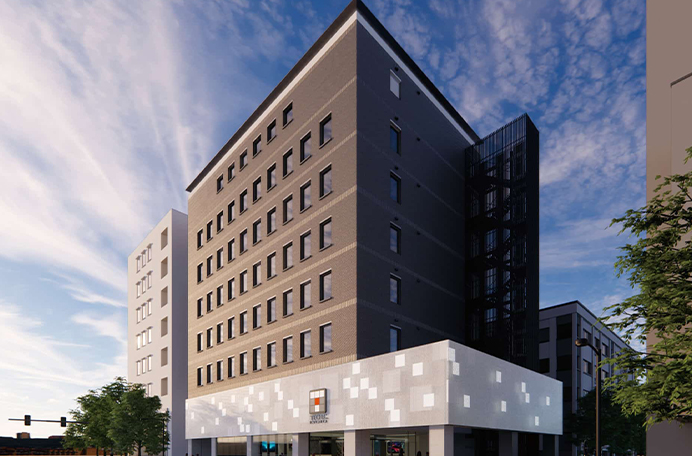
#> input picture ktech.jpg, 692 x 456 px, found by its file name
$ python img_gray.py
#> lines starting #> are read from the running program, lines starting #| are printed output that depends on the picture
import numpy as np
import cv2

def main():
    img = cv2.imread("./ktech.jpg")
#> img is the input picture: shape (456, 692, 3); mean B, G, R 131.5, 122, 123.1

    B = img[:, :, 0]
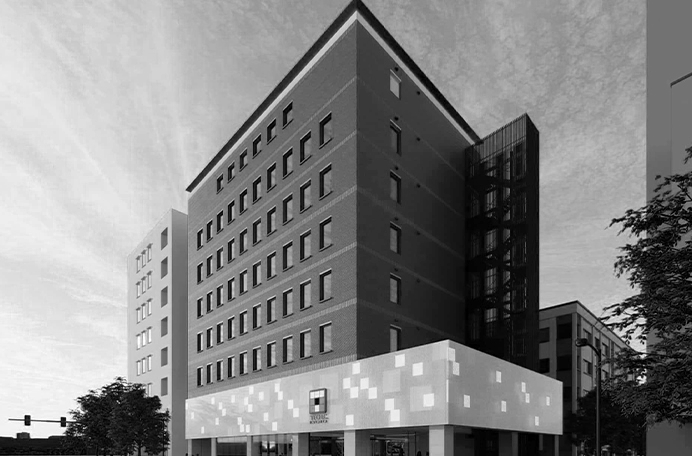
#> B: shape (456, 692); min 0, max 255, mean 131.5
    G = img[:, :, 1]
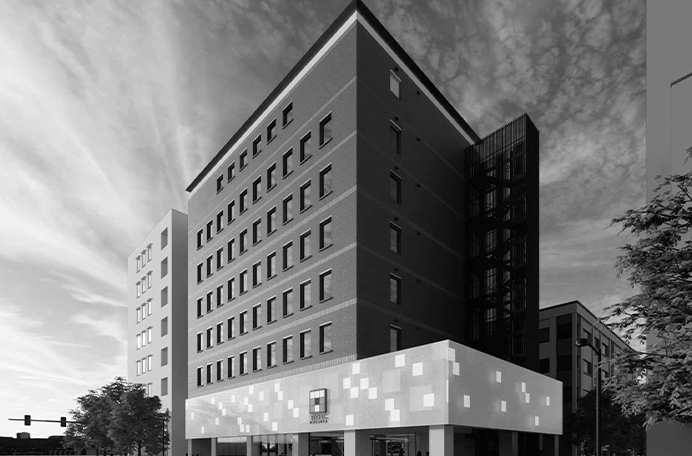
#> G: shape (456, 692); min 0, max 255, mean 122
    R = img[:, :, 2]
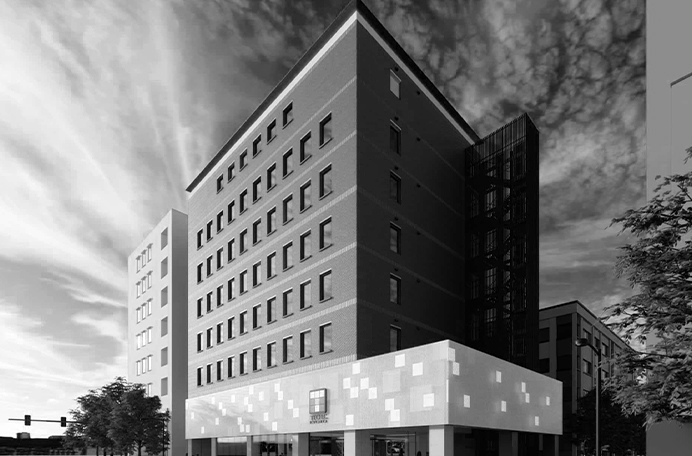
#> R: shape (456, 692); min 0, max 255, mean 123.1

    gray_mean = ((B + G + R) / 3).astype(np.uint8)
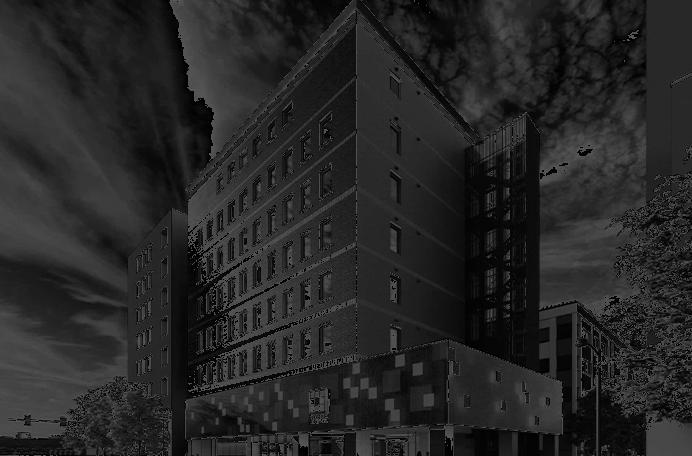
#> gray_mean: shape (456, 692); min 0, max 85, mean 38.3

    gray_lumi = (0.114 * B + 0.587 * G + 0.299 * R).astype(np.uint8)

    cv2.imshow("Gray Mean", gray_mean)
    cv2.imshow("Gray Luminance", gray_lumi)

    cv2.waitKey(0)
    cv2.destroyAllWindows()

if __name__ == '__main__':
    main()

$ run again, with ball.jpg copied over ktech.jpg
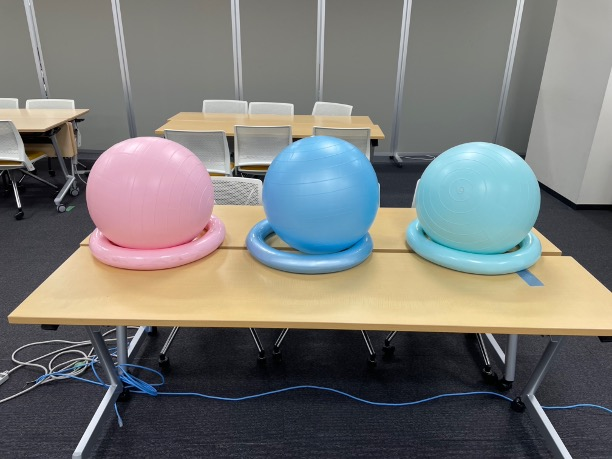
#> input picture ball.jpg, 612 x 459 px, found by its file name
#> in main, img is the input picture: shape (459, 612, 3); mean B, G, R 116.6, 119.4, 119.3
#> in main, `R = img[:, :, 2]`:
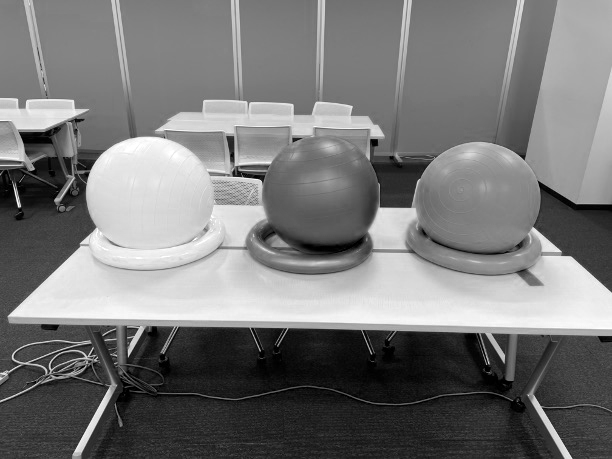
#> R: shape (459, 612); min 0, max 255, mean 119.3
#> in main, `gray_mean = ((B + G + R) / 3).astype(np.uint8)`:
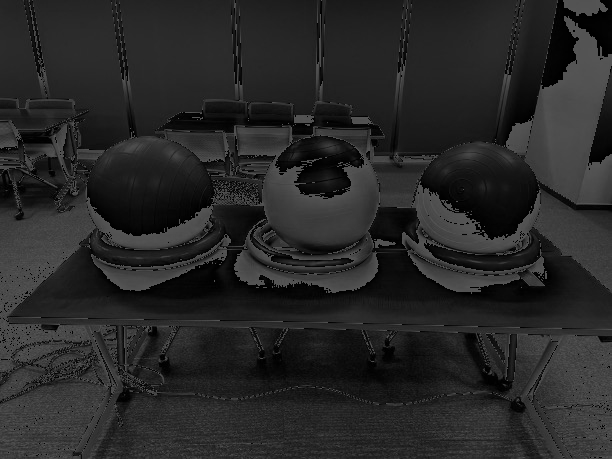
#> gray_mean: shape (459, 612); min 0, max 85, mean 39.2

$ run again, with book4.jpg copied over ktech.jpg
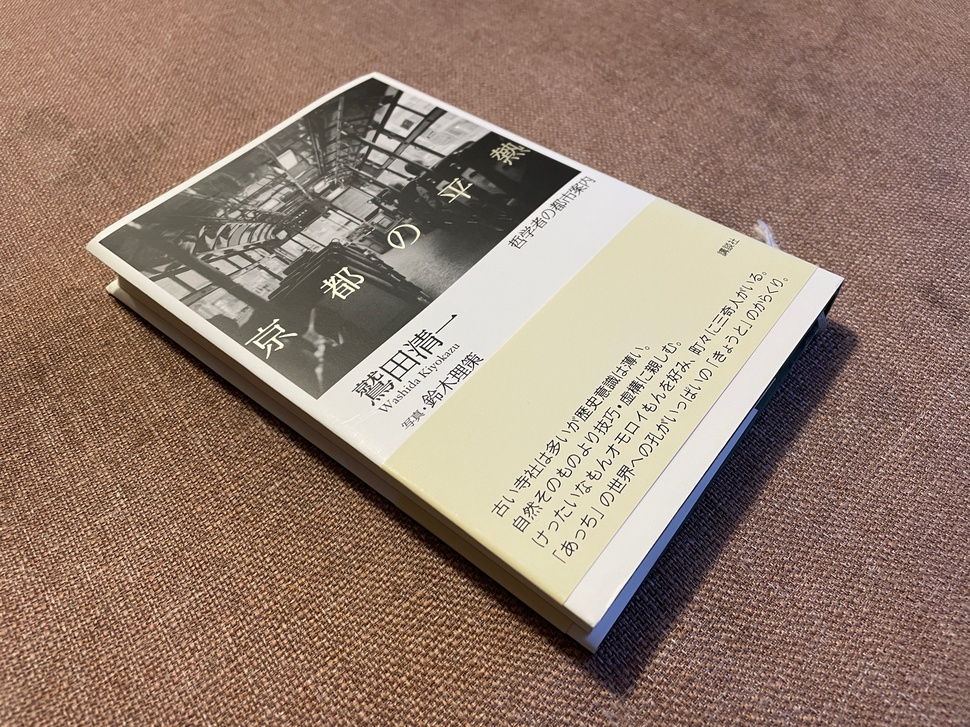
#> input picture book4.jpg, 970 x 727 px, shrunk from 2016 x 1512 before the run, found by its file name
#> in main, img is the input picture: shape (727, 970, 3); mean B, G, R 111.8, 126.2, 149.4
#> in main, `R = img[:, :, 2]`:
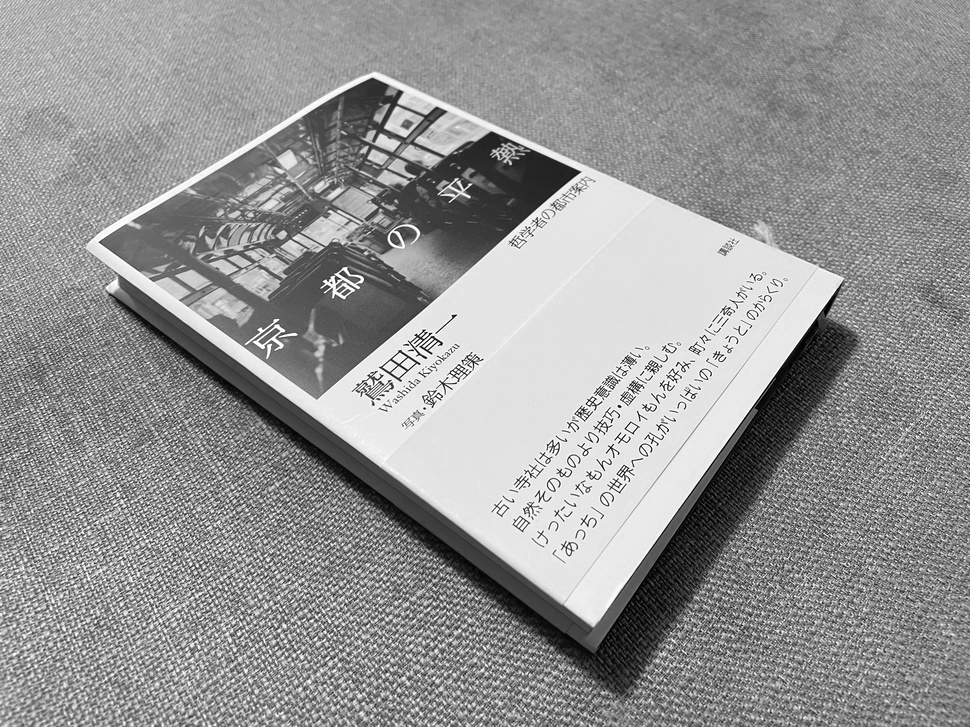
#> R: shape (727, 970); min 0, max 255, mean 149.4
#> in main, `gray_mean = ((B + G + R) / 3).astype(np.uint8)`:
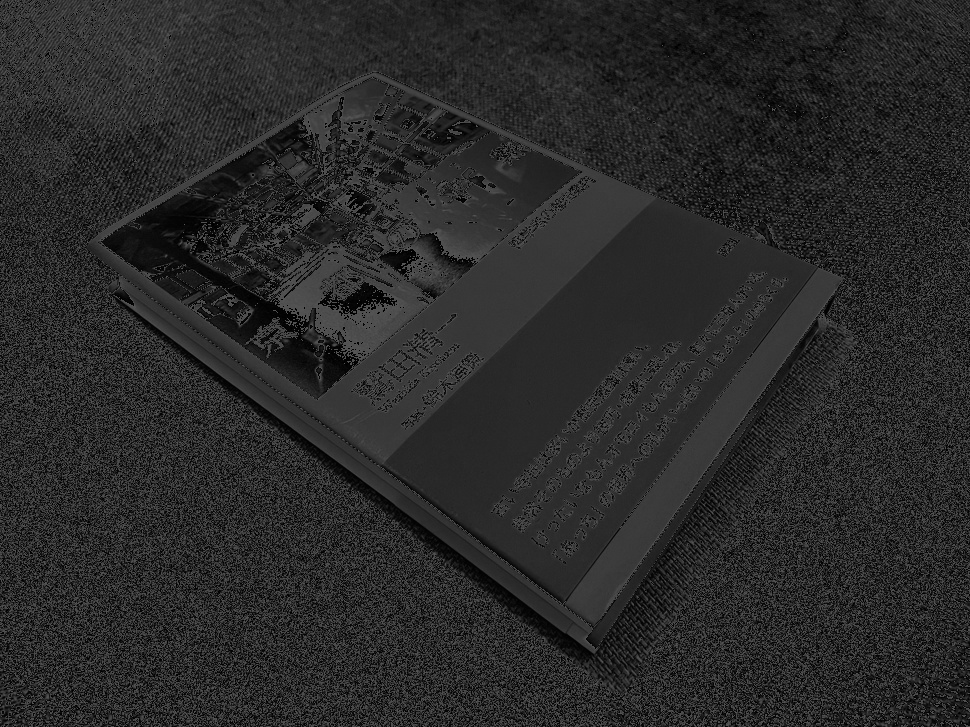
#> gray_mean: shape (727, 970); min 0, max 85, mean 41.7
